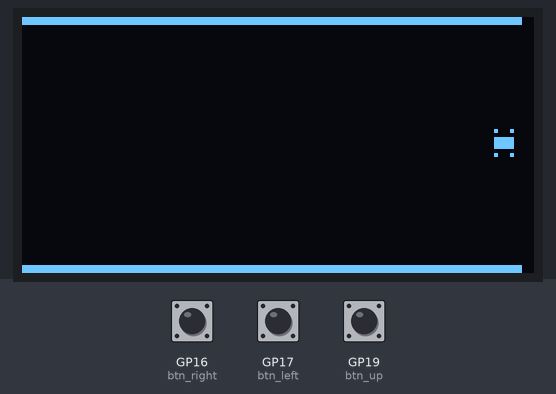
The program below on a simulated Raspberry Pi Pico running MicroPython. On the bench: 128×64 one-colour display. Inputs (shaded band) come from the test bench; at power-on: GP16 (btn_right) HIGH, GP17 (btn_left) HIGH, GP19 (btn_up) HIGH. Random numbers come from a fixed seed.

Above: at 1.2 s.
1.3 s: GP16 (btn_right) pulled LOW for 1 s
At 1.39 s:
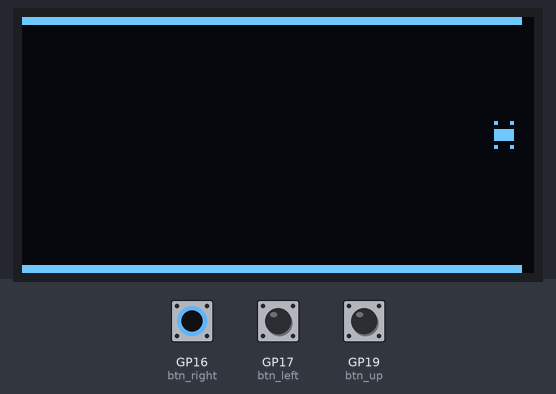
5.3 s: GP17 (btn_left) pulled LOW for 0.15 s
At 6.5 s:
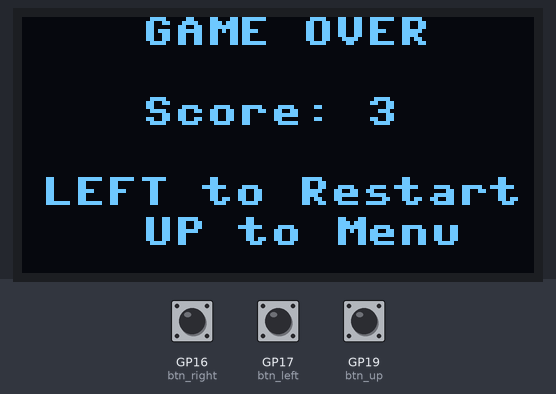
7.2 s: GP17 (btn_left) pulled LOW for 1 s
At 8.5 s:
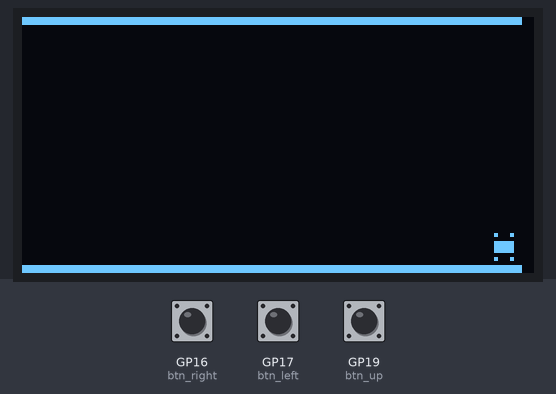
9.7 s: GP16 (btn_right) pulled LOW for 0.15 s
At 9.78 s:
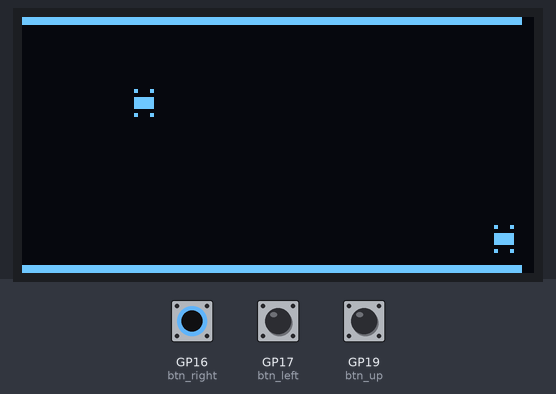

Measured:
- after the input at 7.2 s, the display: first changes after 0.12 s (image 3 shows a later state)
- what the display in image 3 shows lasts 0.5 s, from 8.2 s to 8.7 s

The program:

race.py
```python
from machine import Pin, I2C
import ssd1306
import utime
import urandom
import time
import sys

# --- OLED setup ---
i2c = I2C(0, scl=Pin(21), sda=Pin(20))
oled = ssd1306.SSD1306_I2C(128, 64, i2c)

# --- Button setup (vertical hold) ---
btn_left = Pin(17, Pin.IN, Pin.PULL_UP)
btn_right = Pin(16, Pin.IN, Pin.PULL_UP)
btn_up = Pin(19, Pin.IN, Pin.PULL_UP)     # Move up
btn_down = Pin(18, Pin.IN, Pin.PULL_UP)   # Move down

# --- Player car setup ---
player_y = 28  # Vertical center
player_x = 118  # Car starts on right side
player_w = 5
player_h = 7
level=0
# --- Obstacles ---
obstacles = []
base_speed = 2
spawn_timer = 0
spawn_interval = 20
maxspeed = 1
max_maxspeed = 10  # Optional: don't go above this
min_spawn_interval = 5
last_decrease_time = utime.ticks_ms()  # track time in milliseconds

# --- Lane border ---
lane_thickness = 2
game_over = False

# --- Car drawing (simple top-down view) ---
def draw_car(x, y):
    # Body
    oled.fill_rect(x, y + 2, player_w, 3, 1)
    # Wheels
    oled.pixel(x, y, 1)
    oled.pixel(x + player_w - 1, y, 1)
    oled.pixel(x, y + 6, 1)
    oled.pixel(x + player_w - 1, y + 6, 1)

# --- Obstacle drawing ---
def draw_obstacle_car(x, y):
    # Car body
    oled.fill_rect(x, y + 2, 5, 3, 1)
    # Wheels
    oled.pixel(x, y, 1)
    oled.pixel(x + 4, y, 1)
    oled.pixel(x, y + 6, 1)
    oled.pixel(x + 4, y + 6, 1)


def draw_obstacles():
    for obs in obstacles:

            draw_obstacle_car(obs['x'], obs['y'])


def update_obstacles():
    global game_over
    for obs in obstacles:
        obs['x'] += obs['speed']  # Use per-obstacle speed
        # Collision detection
        if (player_x < obs['x'] + obs['w'] and player_x + player_w > obs['x']):
            if (player_y < obs['y'] + obs['h'] and player_y + player_h > obs['y']):
                game_over = True

    # Remove obstacles that went off-screen
    obstacles[:] = [obs for obs in obstacles if obs['x'] < 120]

def spawn_obstacle():

    y = urandom.getrandbits(6) % (64 - lane_thickness*2 - 10) + lane_thickness
    w, h = 5, 7

    # Random speed with a base that increases every 30 levels

    random_variation = urandom.getrandbits(4) % maxspeed
    speed = base_speed + random_variation

    obstacles.append({'x': 0, 'y': y, 'w': w, 'h': h, 'speed': speed})
def draw_lanes():
    oled.fill_rect(0, 0, 125, lane_thickness, 1)  # Top lane
    oled.fill_rect(0, 64 - lane_thickness, 125, lane_thickness, 1)  # Bottom lane

def show_game_over(level):
    oled.fill(0)
    oled.text("GAME OVER", 30, 0)
    oled.text("Score: " + str(level), 30, 20)
    oled.text("LEFT to Restart", 5, 40)
    oled.text("UP to Menu", 30, 50)
    oled.show()

    while True:
        if not btn_left.value():  # Restart
            reset_game()
            break
        if not btn_up.value():  # Exit
            sys.exit()
        time.sleep(0.1)
def reset_game():
    global level, game_over, player_y, obstacles, spawn_timer, maxspeed
    level = 0
    game_over = False
    player_y = 28  # Reset to vertical center
    obstacles.clear()
    spawn_timer = 0
    maxspeed=1
    oled.fill(0)
    oled.show()

# --- Main loop ---
while True:
    if game_over:
        show_game_over(level)


    oled.fill(0)
    draw_lanes()

    # Movement input
    if not btn_right.value() and player_y > lane_thickness:
        player_y -= 2
    if not btn_left.value() and player_y < (64 - lane_thickness - player_h):
        player_y += 2

    # Obstacles
    update_obstacles()
    spawn_timer += 1
    if spawn_timer >= spawn_interval:
        level +=1
        spawn_obstacle()
        spawn_timer = 0

    # Drawing
    draw_car(player_x, player_y)
    draw_obstacles()
    oled.show()
    current_time = utime.ticks_ms()
    if utime.ticks_diff(current_time, last_decrease_time) >= 60000:  # 60,000 ms = 60 sec
        if spawn_interval > min_spawn_interval:
            spawn_interval -= 1
        if maxspeed < max_maxspeed:  # Optional cap
            maxspeed += 1
        last_decrease_time = current_time

    # reset timer
    utime.sleep_ms(50)
```
